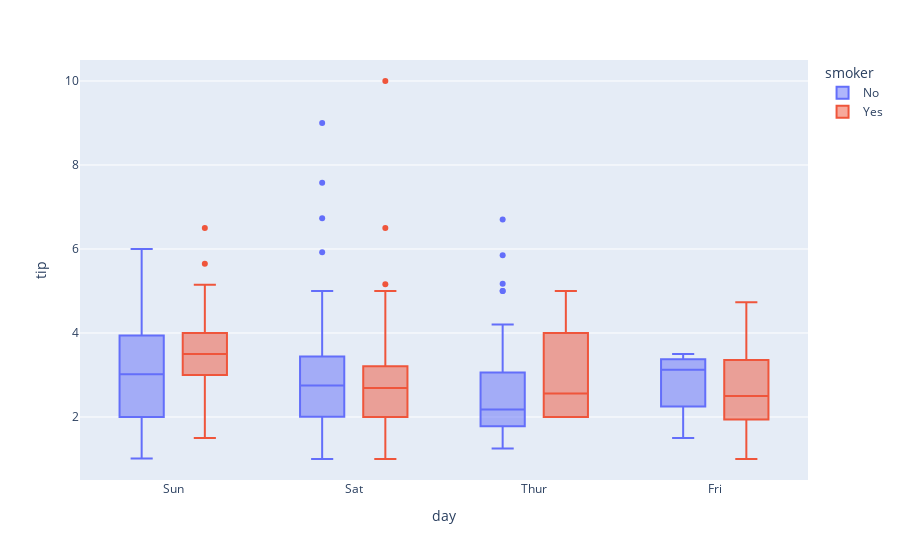

The code cell stored with this chart in its notebook:
### Markdown cell above
px

### Code cell
px.box(
    df,
    x='day',
    y='tip',
    color='smoker'
)

### Figure 1 — Plotly figure (JSON) as saved in the notebook; plotly's stock layout.template omitted (floating-point values rounded to 4 significant figures; data arrays with more than 128 entries replaced by an {"elided": "..."} marker saying what was removed)
{"data": [{"alignmentgroup": "True", "hovertemplate": "smoker=No<br>day=%{x}<br>tip=%{y}<extra></extra>", "legendgroup": "No", "marker": {"color": "#636efa"}, "name": "No", "notched": false, "offsetgroup": "No", "orientation": "v", "showlegend": true, "type": "box", "x": {"elided": "151 str values"}, "x0": " ", "xaxis": "x", "y": {"elided": "151 float values"}, "y0": " ", "yaxis": "y"}, {"alignmentgroup": "True", "hovertemplate": "smoker=Yes<br>day=%{x}<br>tip=%{y}<extra></extra>", "legendgroup": "Yes", "marker": {"color": "#EF553B"}, "name": "Yes", "notched": false, "offsetgroup": "Yes", "orientation": "v", "showlegend": true, "type": "box", "x": ["Sat", "Sat", "Sat", "Sat", "Sat", "Sat", "Sat", "Sat", "Sat", "Sat", "Sat", "Thur", "Thur", "Fri", "Fri", "Fri", "Fri", "Fri", "Fri", "Fri", "Fri", "Fri", "Sat", "Sat", "Sat", "Sat", "Sat", "Sat", "Thur", "Sun", "Sat", "Sat", "Sat", "Sat", "Sun", "Sun", "Sun", "Sun", "Sun", "Sun", "Sun", "Sun", "Sun", "Sun", "Sun", "Sun", "Sun", "Sun", "Sun", "Sun", "Sun", "Sun", "Thur", "Thur", "Thur", "Thur", "Thur", "Thur", "Thur", "Thur", "Thur", "Thur", "Thur", "Thur", "Thur", "Thur", "Sat", "Sat", "Sat", "Sat", "Sat", "Sat", "Sat", "Sat", "Sat", "Sat", "Sat", "Sat", "Sat", "Fri", "Fri", "Fri", "Fri", "Fri", "Fri", "Sat", "Sat", "Sat", "Sat", "Sat", "Sat", "Sat", "Sat"], "x0": " ", "xaxis": "x", "y": [3, 1.76, 3.21, 2, 1.98, 3.76, 1, 2.09, 3.14, 5, 3.08, 3, 5, 3, 1, 4.3, 4.73, 4, 1.5, 3, 2.5, 3, 2.5, 3.48, 1.64, 4.06, 4.29, 4, 2, 3, 1.61, 2, 10, 3.16, 5.15, 3.18, 4, 3.11, 2, 2, 4, 3.55, 3.68, 5.65, 3.5, 6.5, 3, 3.5, 2, 3.5, 4, 1.5, 4.19, 2.56, 2.02, 4, 2, 5, 2, 2, 4, 2.01, 2, 2.5, 4, 3.23, 3.41, 3, 2.03, 2.23, 2, 5.16, 2.5, 6.5, 1.1, 3, 1.5, 1.44, 3.09, 2.2, 3.48, 1.92, 1.58, 2.5, 2, 2.88, 2, 3, 3, 1, 1.17, 2, 2], "y0": " ", "yaxis": "y"}], "layout": {"boxmode": "group", "legend": {"title": {"text": "smoker"}, "tracegroupgap": 0}, "margin": {"t": 60}, "xaxis": {"anchor": "y", "domain": [0, 1], "title": {"text": "day"}}, "yaxis": {"anchor": "x", "domain": [0, 1], "title": {"text": "tip"}}}}
